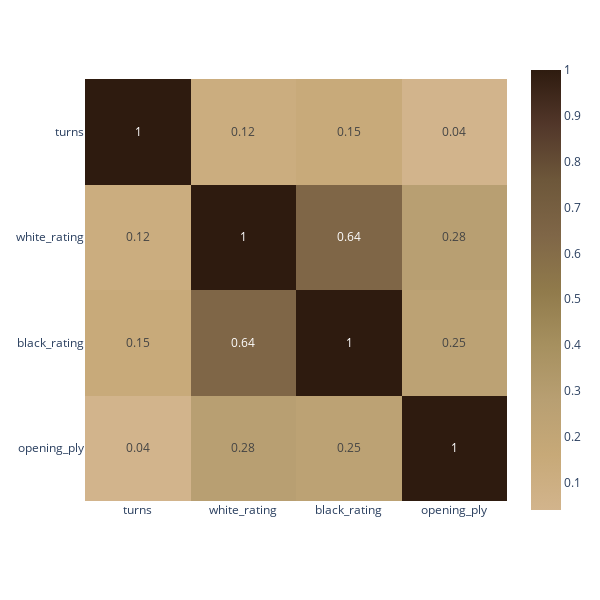

Here is the notebook cell this chart was saved with:
### Code cell
# Heatmap
px.imshow(correlation_matrix.round(2), 
          width=600, height=600,
          text_auto=True,
          # sequência de cores ao contrário
          color_continuous_scale=wood_colors[::-1]
         )

### Figure 1 — Plotly figure (JSON) as saved in the notebook; plotly's stock layout.template omitted (floating-point values rounded to 4 significant figures)
{"data": [{"coloraxis": "coloraxis", "hovertemplate": "x: %{x}<br>y: %{y}<br>color: %{z}<extra></extra>", "name": "0", "texttemplate": "%{z}", "type": "heatmap", "x": ["turns", "white_rating", "black_rating", "opening_ply"], "xaxis": "x", "y": ["turns", "white_rating", "black_rating", "opening_ply"], "yaxis": "y", "z": [[1, 0.12, 0.15, 0.04], [0.12, 1, 0.64, 0.28], [0.15, 0.64, 1, 0.25], [0.04, 0.28, 0.25, 1]]}], "layout": {"coloraxis": {"colorscale": [[0, "#D2B48C"], [0.125, "#C7A978"], [0.25, "#B89F72"], [0.375, "#A6905F"], [0.5, "#907A4B"], [0.625, "#7F6647"], [0.75, "#6D573A"], [0.875, "#52372A"], [1, "#2E1B0F"]]}, "height": 600, "margin": {"t": 60}, "width": 600, "xaxis": {"anchor": "y", "autorange": true, "constrain": "domain", "domain": [0, 1], "range": [-0.5, 3.5], "scaleanchor": "y", "type": "category"}, "yaxis": {"anchor": "x", "autorange": true, "constrain": "domain", "domain": [0.0413, 0.9587], "range": [3.5, -0.5], "type": "category"}}}
